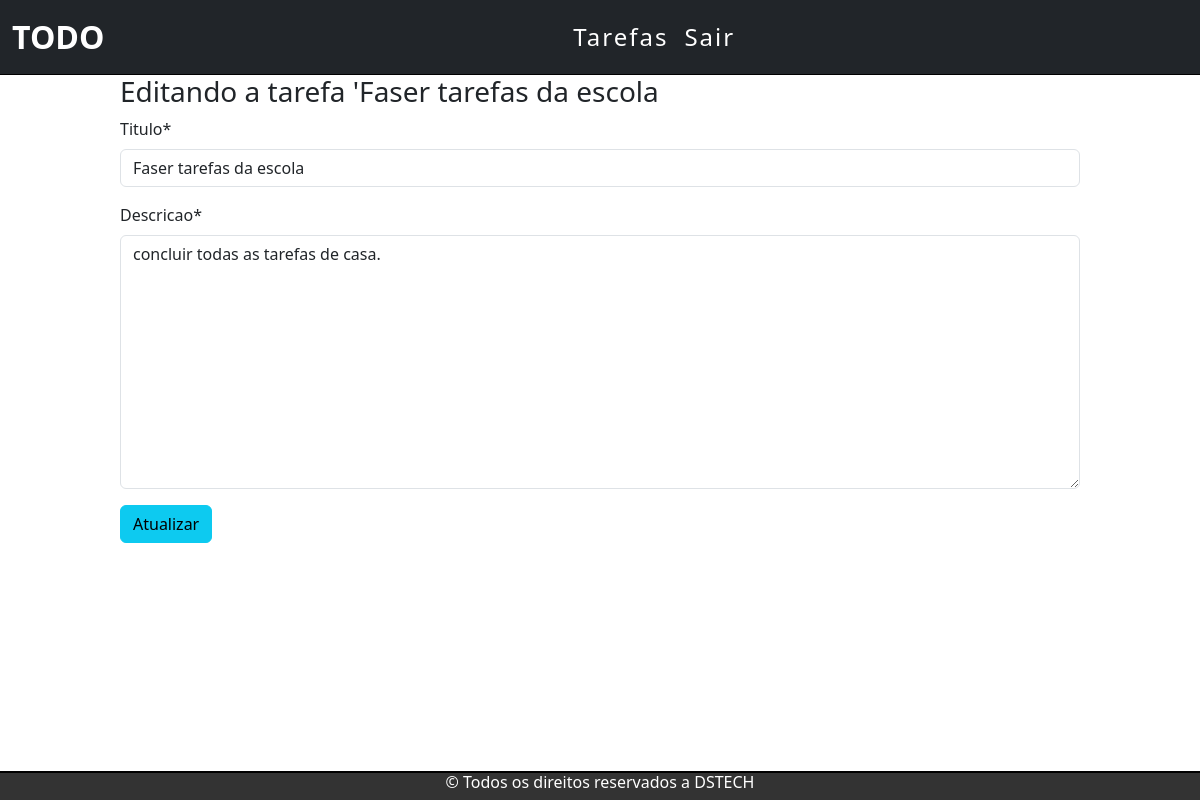
/edit/9 (signed in), run on the app's committed database.
### tarefas/models.py (models this page shows, shortened)
class Tarefas(models.Model):
    titulo = models.CharField(max_length=200)
    descricao = models.TextField()
    usuario = models.ForeignKey(get_user_model(), on_delete=models.CASCADE)
    created_at = models.DateTimeField(auto_now_add=True)
    update_at = models.DateTimeField(auto_now=True)

### tarefas/views.py (the view)
# urls.py: path('edit/<int:id>', views.editTarefa, name='edit-tarefa'),
@login_required
def editTarefa(request, id):
    pass
    tarefa = get_object_or_404(Tarefas, pk=id)
    form = TarefasForm(instance=tarefa)
    if(request.method == 'POST'):
        form = TarefasForm(request.POST, instance=tarefa)
        if(form.is_valid()):
            tarefa.save()
            return redirect('/')
        else:
            return render(request, 'tarefas/editTarefa.html', {'form':form, 'tarefa':tarefa})
    else:
            return render(request, 'tarefas/editTarefa.html', {'form':form, 'tarefa':tarefa})

### tarefas/forms.py
class TarefasForm(forms.ModelForm):
    class Meta:
        model = Tarefas
        fields = ('titulo', 'descricao')

### templates/tarefas/editTarefa.html (shortened to what this page needs)
{% extends 'base.html' %}
{% load crispy_forms_tags %}
{% block content %}
<div class="list-div">
    <h3>Editando a tarefa '{{tarefa.titulo}}</h3>
    <form method="POST">
        {{ form|crispy }}
    <input type="submit" class="btn btn-info" value="Atualizar">
    </form>
</div>
{% endblock %}

### tarefas/static/css/style.css (style rules this page uses)
body { margin:0 !important; padding:0 !important; }
.list-div { margin-left: 10% !important; margin-right: 10% !important; }

### data on the page
Tarefas: titulo "Faser tarefas da escola", descricao "concluir todas as tarefas de casa."
